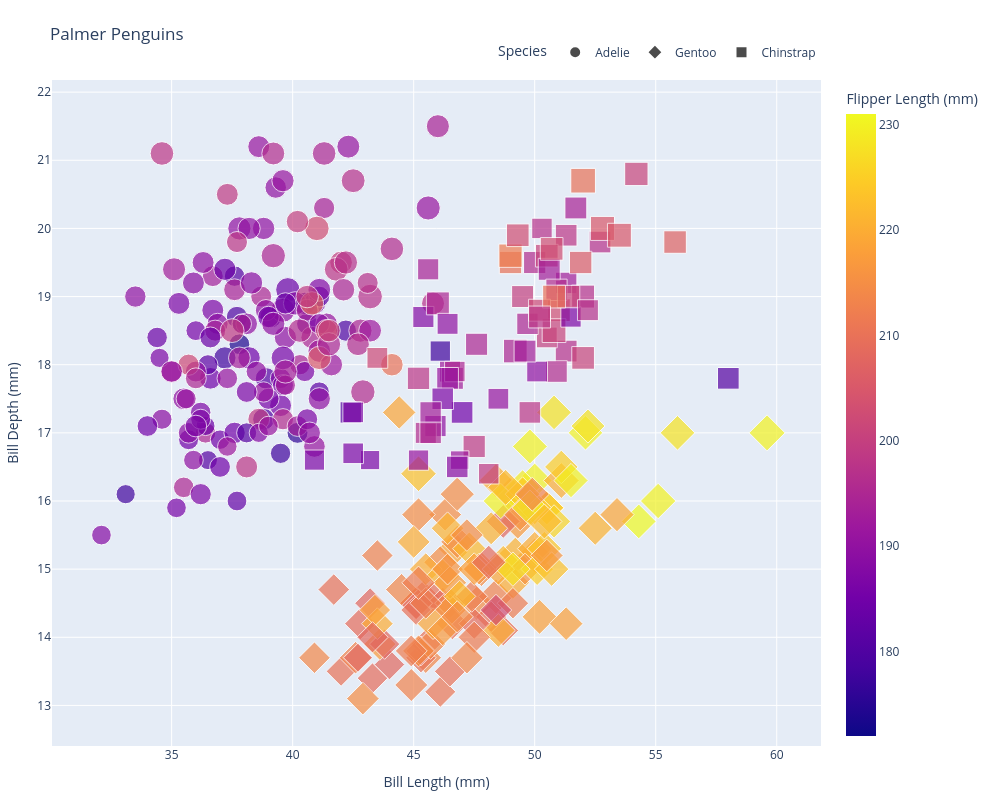

Write notebook code for a chart like this one.
### Markdown cell above
Plotly’s `px.scatter()` makes it simple to map variables directly to axes, color, size, and more. The plot above shows several customization options, including interactive features like zooming, panning, and hover tooltips.

These interactive elements help reduce visual clutter while still conveying extra information—aligning with Tufte’s principle of maximizing the **data-ink ratio** and minimizing **chartjunk**. For example, instead of using multiple shapes or colors to show extra dimensions, we can rely on hover interactions to reveal more about each point only when needed.

When working with multivariate data, interactivity can enhance **data density** without overwhelming the viewer.

Another important design choice is **color accessibility**. As Stephen Few notes in *Practical Rules for Using Colors in Charts*, color should convey information—not just decoration. To ensure accessibility, consider using **colorblind-friendly palettes** or combining color with symbols.

Let's refine our visualization with these in mind

### Code cell
fig = px.scatter(df, x="bill_length_mm", y="bill_depth_mm", 
                 
                 # If you want to adjust the color based on data
                 color="flipper_length_mm",
                 
                 # If you want to adjust the size based on data:
                 size='body_mass_g', 
                 
                 # In addition to the points defined above, if you any other information displayed on the hover label
                 hover_data=['body_mass_g'],

                 # Title setting
                 title="Palmer Penguins",

                 # The labels section below changes the names of the labels from the dataset to make it clearer. This also changes axis labels
                 labels={
                     "bill_length_mm": "Bill Length (mm)",
                     "bill_depth_mm": "Bill Depth (mm)",
                     "species": "Species",
                     "flipper_length_mm" : "Flipper Length (mm)",
                     "body_mass_g" : "Body Mass (g)"
                 },
                 
                 # If you wan to change the symbol based on data for CVD accessbility
                 symbol = "species",

                # Adjust the size to make the plot look more clean
                 width=1000, height=800

                 )

# To make our figure look cleaner and legends don't overlap
fig.update_layout(
    margin=dict(l=50, r=50, t=80, b=50),  # Add margins
    legend=dict(orientation="h", yanchor="bottom", y=1.02, xanchor="right", x=1)  # Move legend to top
)


fig.show()
